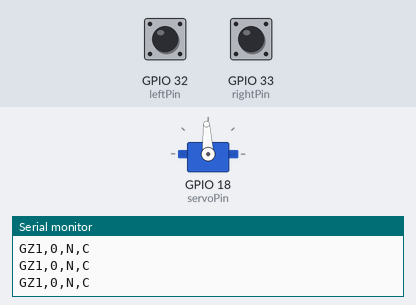
A sketch run on a simulated ESP32. On the bench: servo, the last lines printed to the serial monitor. The test bench sets the inputs (shaded band); at power-on: GPIO 32 (leftPin) HIGH, GPIO 33 (rightPin) HIGH. Servo pulses on a pin are drawn as a servo (544–2400 µs = 0–180°).

Above: at 1.2 s.
1.3 s: GPIO 32 (leftPin) pulled LOW for 0.15 s
At 2.7 s:
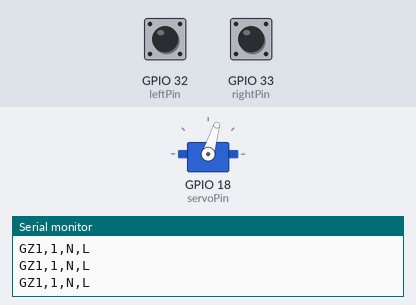
3.0 s: GPIO 33 (rightPin) pulled LOW for 0.15 s
At 4.3 s:
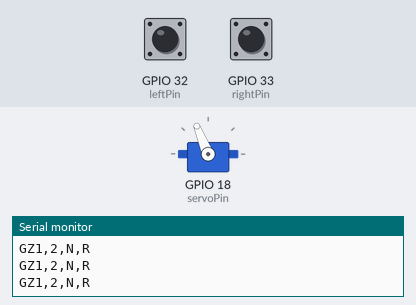
4.9 s: GPIO 32 (leftPin) pulled LOW for 1 s
At 5.7 s:
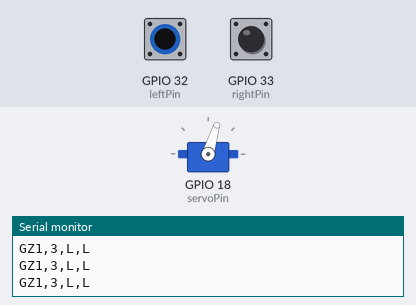
7.4 s: GPIO 33 (rightPin) pulled LOW for 1 s
At 8.8 s:
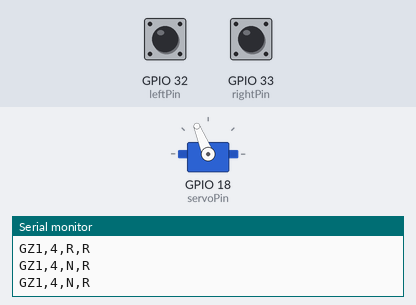
9.9 s: GPIO 32 (leftPin) pulled LOW for 3.2 s
At 10.8 s:
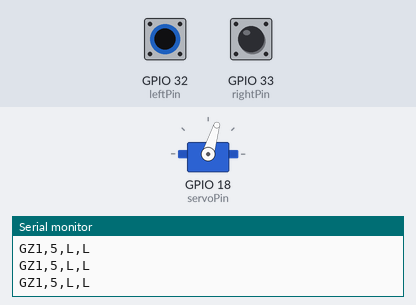
Timing chart, 0 to 12.9 s (numbered marks = the images above; inputs shaded):
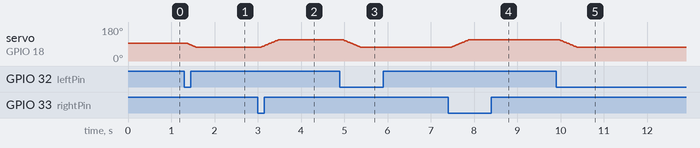

The sketch:

guangzai_ir.ino
```cpp
#include <Arduino.h>
#include "gesture.h"

// Example pinout for ESP32 Dev Module (classic ESP32), Arduino-ESP32 3.x.
constexpr uint8_t leftPin = 32;
constexpr uint8_t rightPin = 33;
constexpr uint8_t servoPin = 18;
constexpr uint8_t detectedLevel = LOW;

// Calibrate with the platform unloaded. Swap left/right values if reversed.
constexpr int centerUs = 1500;
constexpr int leftUs = 1300;
constexpr int rightUs = 1700;
constexpr int minimumUs = 1200;
constexpr int maximumUs = 1800;
constexpr int servoStepUs = 20;
constexpr uint32_t servoStepMs = 20;
constexpr uint32_t heartbeatMs = 200;
constexpr uint8_t resolution = 14;

int currentUs = centerUs;
uint32_t lastServoAt = 0;
uint32_t lastReportAt = 0;
bool pwmReady = false;

void writeServo(int pulseUs) {
  const uint32_t duty = (uint32_t(constrain(pulseUs, minimumUs, maximumUs)) *
                         (1UL << resolution)) / 20000UL;
  ledcWrite(servoPin, duty);
}

void setup() {
  Serial.begin(115200);
  pinMode(leftPin, INPUT_PULLUP);
  pinMode(rightPin, INPUT_PULLUP);
  pwmReady = ledcAttach(servoPin, 50, resolution);
  if (pwmReady) {
    writeServo(centerUs);
  } else {
    Serial.println("ERR:PWM");
  }
}

void loop() {
  const uint32_t now = millis();
  static Gesture gesture(now);
  if (!pwmReady) {
    delay(20);
    return;
  }

  const char before = gesture.zone;
  const bool accepted = gesture.update(digitalRead(leftPin) == detectedLevel,
                                       digitalRead(rightPin) == detectedLevel, now);
  const int targetUs = gesture.target == 'L' ? leftUs :
                       gesture.target == 'R' ? rightUs : centerUs;
  if (now - lastServoAt >= servoStepMs && currentUs != targetUs) {
    currentUs += constrain(targetUs - currentUs, -servoStepUs, servoStepUs);
    writeServo(currentUs);
    lastServoAt = now;
  }
  if (accepted || before != gesture.zone || now - lastReportAt >= heartbeatMs) {
    Serial.printf("GZ1,%lu,%c,%c\n", static_cast<unsigned long>(gesture.sequence),
                  gesture.zone, gesture.target);
    lastReportAt = now;
  }
  delay(5);
}
```

gesture.h
```cpp
#pragma once

#include <stdint.h>

class Gesture {
 public:
  static constexpr uint32_t debounceMs = 80;
  static constexpr uint32_t settleMs = 650;
  static constexpr uint32_t clearMs = 140;

  explicit Gesture(uint32_t startMs)
      : rawSince_(startMs), movedAt_(startMs), clearSince_(startMs) {}

  bool update(bool left, bool right, uint32_t now) {
    const char sample = left ? (right ? 'B' : 'L') : (right ? 'R' : 'N');
    if (sample != raw_) {
      raw_ = sample;
      rawSince_ = now;
    }

    if (sample != 'N') {
      clearSince_ = now;
    }
    if (raw_ != zone && now - rawSince_ >= debounceMs) {
      zone = raw_;
    }
    if (zone == 'B') {
      armed_ = false;
    }
    if (now - movedAt_ >= settleMs && zone == 'N' &&
        now - clearSince_ >= clearMs) {
      armed_ = true;
    }
    if (!armed_ || (zone != 'L' && zone != 'R') || zone != sample) {
      return false;
    }

    target = zone;
    ++sequence;
    armed_ = false;
    movedAt_ = now;
    return true;
  }

  char zone = 'N';
  char target = 'C';
  uint32_t sequence = 0;

 private:
  char raw_ = 'N';
  uint32_t rawSince_;
  uint32_t movedAt_;
  uint32_t clearSince_;
  bool armed_ = false;
};
```

Measured:
- after the input at 1.3 s, servo on GPIO 18 (servoPin): moves from 93° to 73° over 0.18 s, starting after 0.09 s
- after the input at 3.0 s, servo on GPIO 18 (servoPin): moves from 73° to 112° over 0.39 s, starting after 0.08 s
- after the input at 4.9 s, servo on GPIO 18 (servoPin): moves from 112° to 73° over 0.39 s, starting after 0.08 s
- after the input at 7.4 s, servo on GPIO 18 (servoPin): moves from 73° to 112° over 0.39 s, starting after 0.08 s
- after the input at 9.9 s, servo on GPIO 18 (servoPin): moves from 112° to 73° over 0.39 s, starting after 0.09 s
